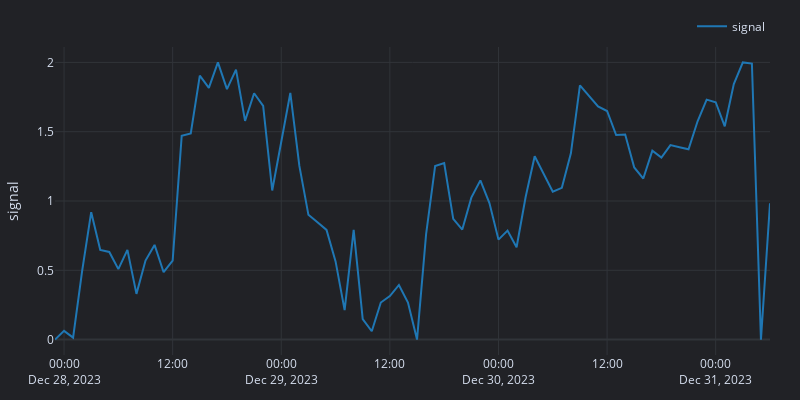

Here is the notebook cell this chart was saved with:
### Code cell
fig = signal.vbt.plot()
fig.update_layout(yaxis_title='signal')
fig.show()
